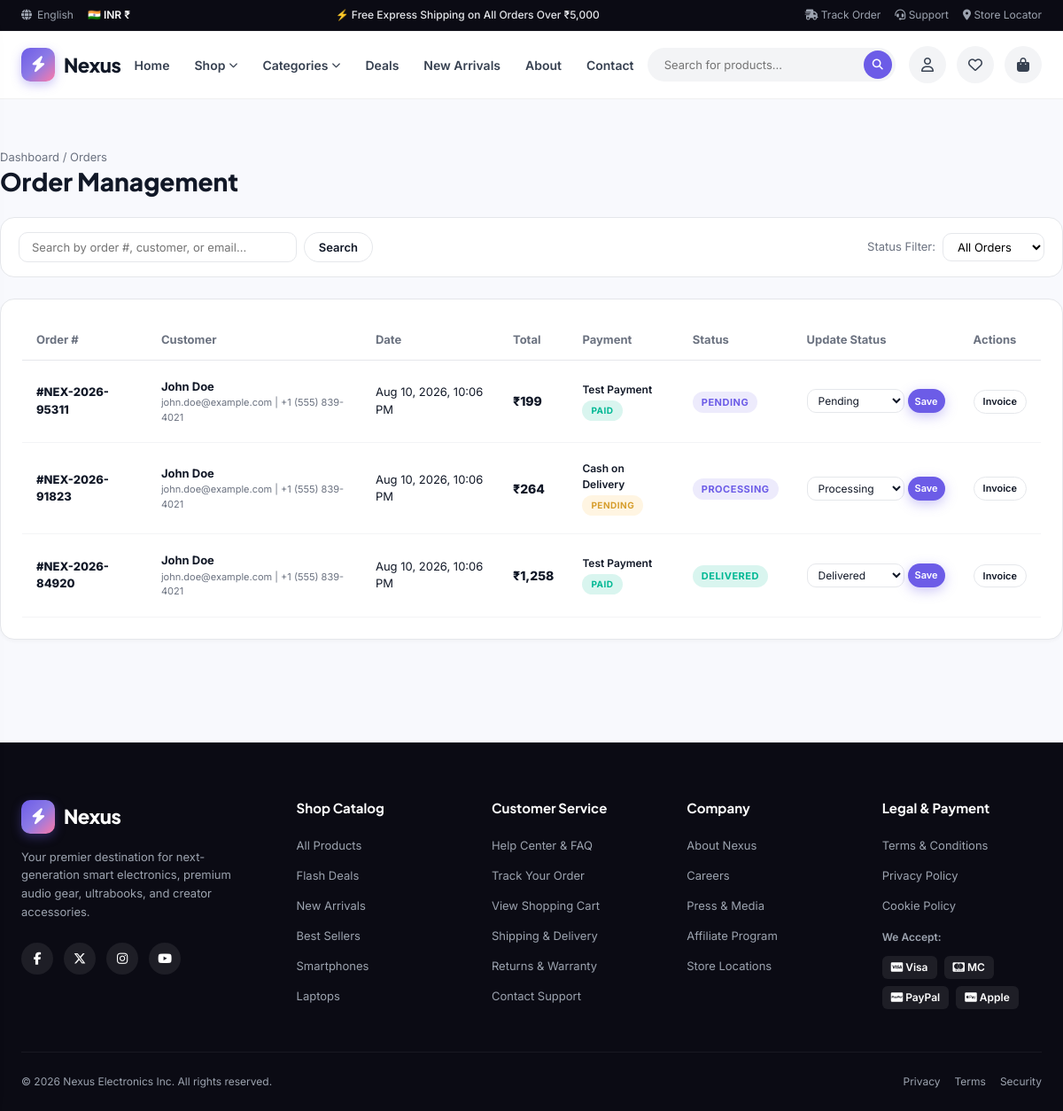
Screenshot of /admin-dashboard/orders/ (signed in) with the database file from the repository.
### Customers/models.py (models this page shows, shortened)
class Order(models.Model):
    ORDER_STATUS_CHOICES = [
        ("Pending", "Pending"),
        ("Confirmed", "Confirmed"),
        ("Processing", "Processing"),
        ("Shipped", "Shipped"),
        ("Delivered", "Delivered"),
        ("Cancelled", "Cancelled"),
    ]
    PAYMENT_STATUS_CHOICES = [
        ("Pending", "Pending"),
        ("Paid", "Paid"),
        ("Failed", "Failed"),
    ]
    PAYMENT_METHOD_CHOICES = [
        ("Cash on Delivery", "Cash on Delivery"),
        ("Test Payment", "Test Payment"),
    ]
    user = models.ForeignKey(User, on_delete=models.SET_NULL, null=True, blank=True, related_name="orders")
    order_number = models.CharField(max_length=50, unique=True, db_index=True)
    first_name = models.CharField(max_length=100)
    last_name = models.CharField(max_length=100)
    email = models.EmailField()
    phone = models.CharField(max_length=25)
    address = models.TextField()
    city = models.CharField(max_length=100)
    state = models.CharField(max_length=100)
    postal_code = models.CharField(max_length=20)
    country = models.CharField(max_length=100, default="India")
    subtotal = models.DecimalField(max_digits=10, decimal_places=2, default=0.00)
    shipping_fee = models.DecimalField(max_digits=10, decimal_places=2, default=0.00)
    discount_amount = models.DecimalField(max_digits=10, decimal_places=2, default=0.00)
    total_amount = models.DecimalField(max_digits=10, decimal_places=2, default=0.00)
    payment_method = models.CharField(max_length=50, choices=PAYMENT_METHOD_CHOICES, default="Cash on Delivery")
    payment_status = models.CharField(max_length=50, choices=PAYMENT_STATUS_CHOICES, default="Pending")
    order_status = models.CharField(max_length=50, choices=ORDER_STATUS_CHOICES, default="Pending")
    order_notes = models.TextField(blank=True, default="")
    created_at = models.DateTimeField(auto_now_add=True)
    updated_at = models.DateTimeField(auto_now=True)
    class Meta:
        ordering = ["-created_at"]
        verbose_name = "Order"
        verbose_name_plural = "Orders"
    @property
    def full_name(self):
        return f"{self.first_name} {self.last_name}".strip()

### Customers/views.py (the view)
# urls.py: path("admin-dashboard/orders/", views.admin_orders_list, name="admin_orders"),
@user_passes_test(is_staff_check, login_url='login')
def admin_orders_list(request):
    orders = Order.objects.select_related('user').all().order_by('-created_at')
    status_filter = request.GET.get('status', '').strip()
    if status_filter:
        orders = orders.filter(order_status=status_filter)
    query = request.GET.get('q', '').strip()
    if query:
        orders = orders.filter(Q(order_number__icontains=query) | Q(first_name__icontains=query) | Q(email__icontains=query))
    paginator = Paginator(orders, 15)
    page_obj = paginator.get_page(request.GET.get('page', 1))
    return render(request, 'admin/orders.html', {
        'page_obj': page_obj,
        'orders': page_obj.object_list,
        'status_filter': status_filter,
        'query': query,
    })

### Customers/views.py (called while the page is built)
def is_staff_check(user):
    return user.is_authenticated and user.is_staff

### templates/admin/orders.html (shortened to what this page needs)
{% extends 'base.html' %}
{% load static %}
{% load custom_filters %}
{% block content %}
<div class="container section-spacer">
  <div style="display: flex; justify-content: space-between; align-items: center; margin-bottom: 24px; flex-wrap: wrap; gap: 16px;">
    <div>
      <div style="font-size: 13px; color: var(--text-muted);"><a href="{% url 'admin_dashboard' %}">Dashboard</a> / Orders</div>
      <h1 style="font-size: 28px; font-weight: 800;">Order Management</h1>
    </div>
  </div>
  <div style="background: #FFFFFF; border: 1px solid var(--border-color); border-radius: var(--radius-md); padding: 16px 20px; margin-bottom: 24px; display: flex; justify-content: space-between; align-items: center; flex-wrap: wrap; gap: 12px;">
    <form method="GET" style="display: flex; gap: 8px; width: 100%; max-width: 400px;">
      <input type="text" name="q" value="{{ query }}" placeholder="Search by order #, customer, or email..." class="form-input" style="padding: 8px 14px; font-size: 13px;">
      <button type="submit" class="btn btn-outline btn-sm">Search</button>
    </form>
    <div style="display: flex; gap: 8px; align-items: center;">
      <span style="font-size: 13px; color: var(--text-muted);">Status Filter:</span>
      <select onchange="location = this.value;" class="shop-sort-select" style="padding: 6px 12px; font-size: 13px;">
        <option value="{% url 'admin_orders' %}" {% if not status_filter %}selected{% endif %}>All Orders</option>
      </select>
    </div>
  </div>
  <div style="background: #FFFFFF; border: 1px solid var(--border-color); border-radius: var(--radius-md); padding: 24px; box-shadow: var(--shadow-sm); overflow-x: auto;">
    <table class="cart-table">
      <thead>
        <tr>
          <th>Order #</th>
          <th>Customer</th>
          <th>Date</th>
          <th>Total</th>
          <th>Payment</th>
          <th>Status</th>
          <th>Update Status</th>
          <th>Actions</th>
        </tr>
      </thead>
      <tbody>
        {% for o in orders %}
          <tr>
            <td style="font-weight: 800; font-size: 13px;">#{{ o.order_number }}</td>
            <td>
              <div style="font-weight: 700; font-size: 13px;">{{ o.full_name }}</div>
              <div style="font-size: 11px; color: var(--text-muted);">{{ o.email }} | {{ o.phone }}</div>
            </td>
            <td style="font-size: 13px;">{{ o.created_at|date:"M d, Y, h:i A" }}</td>
            <td style="font-size: 14px; font-weight: 800;">{{ o.total_amount|inr }}</td>
            <td>
              <div style="font-size: 12px; font-weight: 600;">{{ o.payment_method }}</div>
              <span class="badge {% if o.payment_status == 'Paid' %}badge-green{% else %}badge-yellow{% endif %}" style="font-size: 10px;">{{ o.payment_status }}</span>
            </td>
            <td>
              <span class="badge {% if o.order_status == 'Delivered' %}badge-green{% elif o.order_status == 'Cancelled' %}badge-discount{% else %}badge-purple{% endif %}">
                {{ o.order_status }}
              </span>
            </td>
            <td>
              <form action="{% url 'admin_order_update' order_number=o.order_number %}" method="POST" style="display: flex; gap: 4px;">
                <select name="order_status" class="form-select" style="padding: 4px 8px; font-size: 12px; width: 110px;">
                  <option value="Pending" {% if o.order_status == 'Pending' %}selected{% endif %}>Pending</option>
                  <option value="Processing" {% if o.order_status == 'Processing' %}selected{% endif %}>Processing</option>
                  <option value="Delivered" {% if o.order_status == 'Delivered' %}selected{% endif %}>Delivered</option>
                </select>
                <button type="submit" class="btn btn-primary btn-sm" style="padding: 4px 8px; font-size: 11px;">Save</button>
              </form>
            </td>
            <td>
              <a href="{% url 'order_detail' order_number=o.order_number %}" class="btn btn-outline btn-sm" style="padding: 4px 10px; font-size: 11px;">
                Invoice
              </a>
            </td>
          </tr>
        {% empty %}
          <tr>
            <td colspan="8" style="text-align: center; padding: 40px; color: var(--text-muted);">No orders matching this filter.</td>
          </tr>
        {% endfor %}
      </tbody>
    </table>
  </div>
</div>
{% endblock %}

### static/css/style.css (style rules this page uses)
:root { --primary: #6C5CE7; --primary-hover: #5846E2; --primary-dark: #4834D4; --primary-light: #ECEBFF; --primary-glow: rgba(108, 92, 231, 0.4); --primary-gradient: linear-gradient(135deg, #6C5CE7 0%, #8C7AE6 50%, #FD79A8 100%); --hero-gradient: radial-gradient(circle at 70% 40%, rgba(108, 92, 231, 0.35) 0%, rgba(15, 15, 27, 0) 70%), linear-gradient(180deg, #0B0B14 0%, #121224 100%); --secondary: #00B894; --pink: #FD79A8; --yellow: #FDCB6E; --blue: #0984E3; --red: #FF7675; --dark-bg: #0B0B14; --dark-surface: #121224; --dark-card: #181830; --dark-border: rgba(255, 255, 255, 0.08); --dark-text: #F3F4F6; --dark-muted: #9CA3AF; --light-bg: #F8F9FD; --white: #FFFFFF; --card-bg: #FFFFFF; --text-main: #111827; --text-muted: #6B7280; --text-subtle: #9CA3AF; --border-color: #E5E7EB; --border-light: #F3F4F6; --shadow-sm: 0 2px 4px rgba(0, 0, 0, 0.03); --shadow-md: 0 6px 16px -2px rgba(0, 0, 0, 0.05), 0 2px 6px -1px rgba(0, 0, 0, 0.03); --shadow-lg: 0 16px 32px -4px rgba(0, 0, 0, 0.08), 0 4px 12px -2px rgba(0, 0, 0, 0.03); --shadow-hover: 0 20px 35px -5px rgba(108, 92, 231, 0.15), 0 8px 16px -4px rgba(0, 0, 0, 0.05); --shadow-dark-card: 0 10px 30px rgba(0, 0, 0, 0.35); --radius-xs: 6px; --radius-sm: 10px; --radius-md: 16px; --radius-lg: 24px; --radius-xl: 32px; --radius-full: 9999px; --font-heading: 'Plus Jakarta Sans', -apple-system, BlinkMacSystemFont, sans-serif; --font-body: 'Inter', -apple-system, BlinkMacSystemFont, sans-serif; }
*, *::before, *::after { box-sizing: border-box; margin: 0; padding: 0; }
html { scroll-behavior: smooth; }
body { font-family: var(--font-body); background-color: var(--light-bg); color: var(--text-main); line-height: 1.5; -webkit-font-smoothing: antialiased; overflow-x: hidden; }
h1, h2, h3, h4, h5, h6 { font-family: var(--font-heading); color: var(--text-main); font-weight: 700; line-height: 1.2; }
a { color: inherit; text-decoration: none; transition: all 0.2s ease; }
button, input, select, textarea { font-family: inherit; font-size: inherit; }
button { cursor: pointer; border: none; background: none; }
.container { width: 100%; max-width: 1280px; margin: 0 auto; padding: 0 24px; }
.section-spacer { padding: 56px 0; }
.badge { display: inline-flex; align-items: center; padding: 4px 10px; border-radius: var(--radius-full); font-size: 11px; font-weight: 700; text-transform: uppercase; letter-spacing: 0.5px; }
.badge-purple { background: rgba(108, 92, 231, 0.12); color: var(--primary); }
.badge-green { background: rgba(0, 184, 148, 0.15); color: #00B894; }
.badge-yellow { background: rgba(253, 203, 110, 0.2); color: #D69E2E; }
.btn { display: inline-flex; align-items: center; justify-content: center; gap: 8px; padding: 12px 24px; border-radius: var(--radius-full); font-weight: 600; font-size: 14px; transition: all 0.25s cubic-bezier(0.16, 1, 0.3, 1); white-space: nowrap; }
.btn-primary { background: var(--primary); color: #FFFFFF; box-shadow: 0 4px 14px rgba(108, 92, 231, 0.35); }
.btn-outline { border: 1px solid var(--border-color); color: var(--text-main); background: #FFFFFF; }
.btn-sm { padding: 8px 16px; font-size: 13px; }
.shop-sort-select { padding: 8px 16px; border: 1px solid var(--border-color); border-radius: var(--radius-sm); font-size: 13px; background: #FFFFFF; outline: none; cursor: pointer; }
.cart-table { width: 100%; border-collapse: collapse; }
.cart-table th { text-align: left; padding: 12px 16px; font-size: 13px; font-weight: 700; color: var(--text-muted); border-bottom: 1px solid var(--border-color); }
.cart-table td { padding: 20px 16px; border-bottom: 1px solid var(--border-light); vertical-align: middle; }
.form-input, .form-select { width: 100%; padding: 11px 16px; border: 1px solid var(--border-color); border-radius: var(--radius-sm); font-size: 14px; color: var(--text-main); background: #FFFFFF; outline: none; transition: all 0.2s ease; }

### rows the page displays
Order: order_number "NEX-2026-95311", full_name "John Doe", email "john.doe@example.com", phone "+1 (555) 839-4021", created_at "Aug 10, 2026, 10:06 PM", total_amount|inr "₹199", payment_method "Test Payment", payment_status "PAID", order_status "PENDING", order_status "Pending"
Order: order_number "NEX-2026-91823", full_name "John Doe", email "john.doe@example.com", phone "+1 (555) 839-4021", created_at "Aug 10, 2026, 10:06 PM", total_amount|inr "₹264", payment_method "Cash on Delivery", payment_status "PENDING", order_status "PROCESSING", order_status "Processing"
Order: order_number "NEX-2026-84920", full_name "John Doe", email "john.doe@example.com", phone "+1 (555) 839-4021", created_at "Aug 10, 2026, 10:06 PM", total_amount|inr "₹1,258", payment_method "Test Payment", payment_status "PAID", order_status "DELIVERED", order_status "Delivered"
